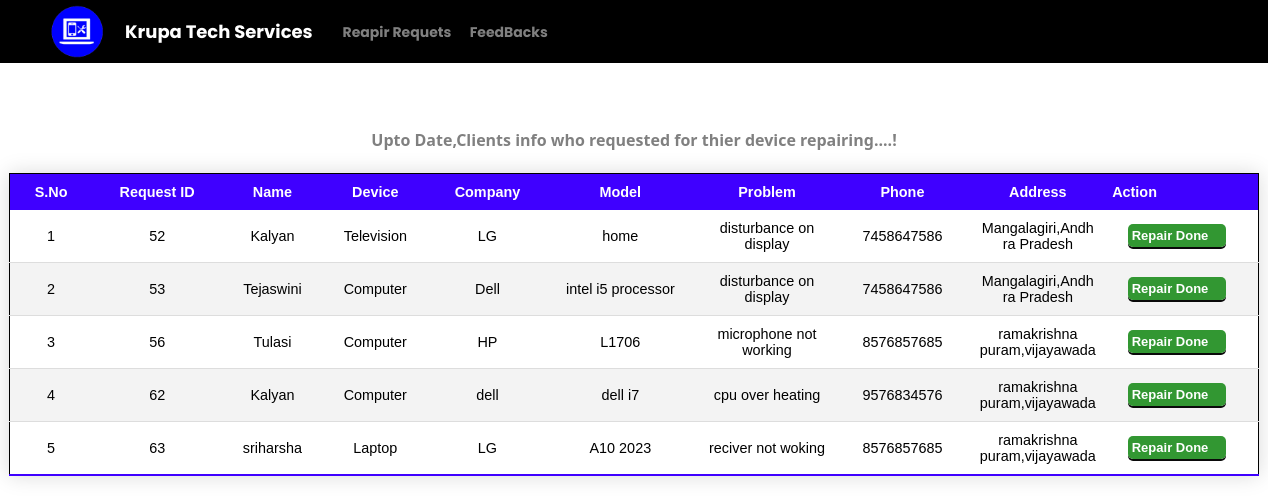
Page /adminapp/ on the committed database.
### demo/models.py (models this page shows)
class repair(models.Model):
	Name=models.CharField(max_length=30)
	Device=models.CharField(max_length=10)
	Company=models.CharField(max_length=20)
	Type=models.CharField(max_length=20)
	Problem=models.CharField(max_length=100)
	Phone=models.IntegerField()
	Address=models.CharField(max_length=100)
	class Meta:
		db_table="demo_repairs"

### demo/views.py (the view)
# urls.py: path('adminapp/',views.adminapp,name="adminapp"),
def adminapp(request):
	details=repair.objects.all()
	return render(request,'adminapp.html',{'details':details})

### demo/templates/adminapp.html (shortened to what this page needs)
<!DOCTYPE html>
{% load static %}
<html lang="en">
<head>
    <link rel="stylesheet" type="text/css" href="{% static 'css/adminapp.css'%}">
</head>
<body>
    <header>
        <div id="left-h" >
            <img id="imgg" src="{% static 'image/logo.png' %}"/>
            <p id="title"><b>Krupa Tech Services</b></p>
            <div id="link">
                <b>
                    <a style="color: gray;">Reapir Requets</a>
                    <a  href="http://localhost:8000/feedback/" style="text-decoration: none;color: gray;">FeedBacks</a>
                </b>
            </div>
        </div>
    </header>
    <br><br><br><br>
    <div>
      <h4 class="message">Upto Date,Clients info who requested for thier device repairing....!</h4>
        <form  method="POST" action="#">
            <table  class="styled-table" id="myTable">
                <thead align="center">
                    <tr>
                        <th scope="col">S.No</th>
                        <th scope="col">Request ID</th>
                         <th scope="col">Name</th>
                         <th scope="col">Device</th>
                         <th scope="col">Company</th>
                        <th scope="col">Model</th>
                        <th scope="col">Problem</th>
                        <th scope="col">Phone</th>
                        <th scope="col">Address</th>
                        <td scope="col"><b>Action</b></td>
                    </tr>
                </thead>
                <tbody  align="center">
                    {% for f in details %}
                    <tr>
                        <td>{{forloop.counter}}</td>
                        <td>{{f.id}}</td>
                        <td>{{f.Name}}</td>
                        <td>{{f.Device}}</td>
                        <td>{{f.Company}}</td>
                        <td>{{f.Type}}</td>
                        <td>{{f.Problem}}</td>
                        <td>{{f.Phone}}</td>
                        <td>{{f.Address}}</td>
                         <td>
                          <a href="/delete/{{ f.id }}" class="delete" style="text-decoration: none;" data-title="Delete" data-toggle="modal" data-target="#delete" >Repair Done<i class="fa fa-check tick" aria-hidden="true"></i></a>
                        </td>
                      </tr>
                      {% endfor %}
                </tbody>
            </table>
            </form>
    </div>
</body>
</html>

### demo/static/css/adminapp.css (style rules this page uses)
body { font-family: "Poppins", sans-serif, "Segoe UI", Tahoma, Geneva, Verdana; overflow-x: hidden; }
.message { text-align: center; font-family: system-ui; color: gray; }
header { display: flex; margin-top: 0px; width: 100%; justify-content: space-between; background-color: black; position:fixed; top:0%; left: 0px; z-index: 1; }
#title { color: white; left: 10px; font-size: large; }
#left-h { display: flex; align-items: center; margin-left: 125px; }
#left-h > img { position:absolute; height: 85%; left: 45px; }
a { margin-right: 15px; font-weight: 700; font-size: 14px; color: #9e9aa7; }

### demo/templates/adminapp.html (style rules this page uses)
#myTable { border: 1px solid black; border-collapse: collapse; margin: 0px auto; }
.styled-table { border-collapse: collapse; font-size: 0.9em; font-family: sans-serif; width: 1250px; box-shadow: 0 0 20px rgba(0, 0, 0, 0.15); }
.styled-table thead tr { background-color: #3F00FF; color: #ffffff; text-align: left; }
.styled-table th { padding: 10px 20px; text-align: center; }
.styled-table tbody td { max-width: 100px; word-wrap: break-word; padding: 10px 15px; }
.styled-table tbody tr { border-bottom: 1px solid #dddddd; }
.styled-table tbody tr:nth-of-type(even) { background-color: #f3f3f3; }
.styled-table tbody tr:last-of-type { border-bottom: 2px solid #3F00FF; }
.delete { border: none; outline: none; background-color: rgb(50, 151, 50); padding: 4px; font-size: 13px; font-weight: 700; color: #fff; transition: all ease 0.1s; box-shadow: 0px 2px 0px 0px #0a0a0a; border-radius: 5px; box-sizing: border-box; transition: all .3s ease-in-out; z-index: 1; overflow: hidden; }
a, a:visited, a:hover, a:active { color: white; }
.tick { padding: 2px; border-radius: 50%; }

### rows in the picture
repair: id "52", Name "Kalyan", Device "Television", Company "LG", Type "home", Problem "disturbance on display", Phone "7458647586", Address "Mangalagiri,Andhra Pradesh"
repair: id "53", Name "Tejaswini", Device "Computer", Company "Dell", Type "intel i5 processor", Problem "disturbance on display", Phone "7458647586", Address "Mangalagiri,Andhra Pradesh"
repair: id "56", Name "Tulasi", Device "Computer", Company "HP", Type "L1706", Problem "microphone not working", Phone "8576857685", Address "ramakrishna puram,vijayawada"
repair: id "62", Name "Kalyan", Device "Computer", Company "dell", Type "dell i7", Problem "cpu over heating", Phone "9576834576", Address "ramakrishna puram,vijayawada"
repair: id "63", Name "sriharsha", Device "Laptop", Company "LG", Type "A10 2023", Problem "reciver not woking", Phone "8576857685", Address "ramakrishna puram,vijayawada"
